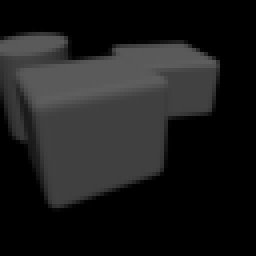
#> input picture clevr-dataset-gen/test_data/instances/CLEVR_new_000000_0.png, 64 x 64 px (shown 4 times larger)
$ python -i real_prepare_block.py   (imports and definitions only)
#> lines starting #> are read from the running program, lines starting #| are printed output that depends on the picture; after the words box and inside, x2 and y2 are one past the last pixel; in counts of white or black regions, pixels touching at a corner belong together
#> further down, picture is the input picture: PIL image 64x64 RGBA; mean R, G, B, A 27.6, 27.6, 27.6, 255
import os
import argparse
import datetime
import pyexr
import json
import random
import numpy as np

from multiprocessing import Pool
from itertools import product
from PIL import Image, ImageEnhance


NUM_THREADS = 1  # 6

IMG_SIZE = 64


def parse_arguments():
    parser = argparse.ArgumentParser()
    parser.add_argument('--data_dir', default='C:/Users/Cathrin/Documents/MPI/datasets/real/bird_blocksworld', help='Data dir')
    FLAGS = parser.parse_args()
    return FLAGS


def crop_img(img):
    th = 0.45*255  #  0.5 * 255
    W, H = img.size
#> W = 64; H = 64
    off = 30
    min_border = 15
    W_new = W -2*off
#> W_new = 4

    # img.show()
    img_np = np.asarray(img)
    img_r = np.tile(img_np[:, :, 0:1], (1, 1, 3))
    img_g = np.tile(img_np[:, :, 1:2], (1, 1, 3))
    img_b = np.tile(img_np[:, :, 2:3], (1, 1, 3))
    img_min = np.tile(np.min(img_np, axis=-1, keepdims=True), (1, 1, 3))
    img_th = 255 * np.less(img_min, th).astype(np.uint8)
#> img_th: shape (64, 64, 3); every value is 255

    img_th_horizontal = np.max(img_th, axis=0, keepdims=True)
#> img_th_horizontal = 64 rows, first 8: [255, 255, 255], [255, 255, 255], [255, 255, 255], [255, 255, 255], [255, 255, 255], [255, 255, 255], [255, 255, 255], [255, 255, 255]
    img_th_vertical = np.max(img_th, axis=1, keepdims=True)
#> img_th_vertical has the same summary as img_th_horizontal
    img_th_l = np.argmax(img_th_horizontal[..., 0], axis=1)[0]
#> img_th_l = 0
    img_th_r = W - np.argmax(np.fliplr(img_th_horizontal[..., 0]), axis=1)[0]
#> img_th_r = 64
    img_th_u = np.argmax(img_th_vertical[..., 0], axis=0)[0]
#> img_th_u = 0
    img_th_d = H - np.argmax(np.flipud(img_th_vertical[..., 0]), axis=0)[0]
#> img_th_d = 64

    cont_w = img_th_r-img_th_l
#> cont_w = 64
    cont_h = img_th_d-img_th_u
#> cont_h = 64

    # print('H: {}, W: {}'.format(H, W))
    # print('- Left: {}, Right: {}, Up: {}, Down: {}'.format(img_th_l, img_th_r, img_th_u, img_th_d))
    # print('Content W: {}, H: {}'.format(cont_w, cont_h))

    img_th[:, img_th_l] = [[255, 0, 0]]
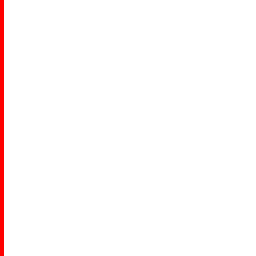
#> img_th: shape (64, 64, 3) (shown 4 times larger); mean R, G, B 255, 251, 251
    img_th[:, img_th_r-1] = [[255, 0, 0]]
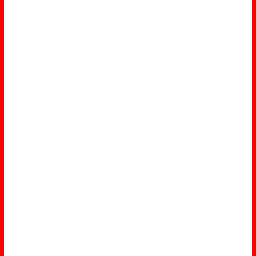
#> img_th: shape (64, 64, 3) (shown 4 times larger); 1.56% of pixels changed, all inside (x1, y1, x2, y2) = (63, 0, 64, 64)
    img_th[img_th_u, :] = [[0, 255, 0]]
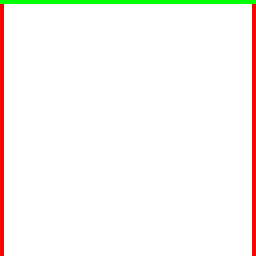
#> img_th: shape (64, 64, 3) (shown 4 times larger); 1.56% of pixels changed, all inside (x1, y1, x2, y2) = (0, 0, 64, 1)
    img_th[img_th_d-1, :] = [[0, 255, 0]]
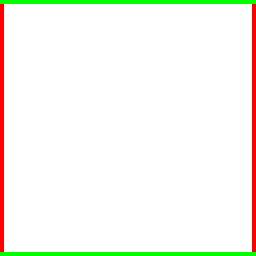
#> img_th: shape (64, 64, 3) (shown 4 times larger); 1.56% of pixels changed, all inside (x1, y1, x2, y2) = (0, 63, 64, 64)
#> (the run stopped early here; a loop or call above may not have finished)

$ run again, on clevr-dataset-gen/test_data/images/CLEVR_new_000000_0.png
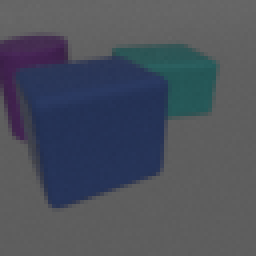
#> input picture clevr-dataset-gen/test_data/images/CLEVR_new_000000_0.png, 64 x 64 px (shown 4 times larger)
#> picture is the input picture: PIL image 64x64 RGBA; mean R, G, B, A 75.6, 80.8, 91.9, 255
#> in crop_img, `img_b = np.tile(img_np[:, :, 2:3], (1, 1, 3))`:
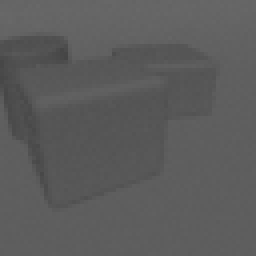
#> img_b: shape (64, 64, 3) (shown 4 times larger); min 69, max 104, mean 91.9
#> in crop_img, `img_min = np.tile(np.min(img_np, axis=-1, keepdims=True), (1, 1, 3))`:
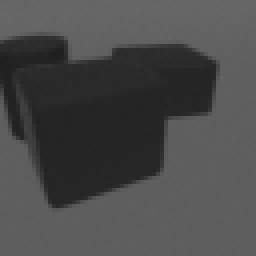
#> img_min: shape (64, 64, 3) (shown 4 times larger); min 31, max 104, mean 74.4
#> img_th_horizontal = 64 rows, first 8: [255, 255, 255], [255, 255, 255], [255, 255, 255], [255, 255, 255], [255, 255, 255], [255, 255, 255], [255, 255, 255], [255, 255, 255]
#> img_th_vertical has the same summary as img_th_horizontal
#> img_th_l = 0
#> img_th_r = 64
#> img_th_u = 0
#> img_th_d = 64
